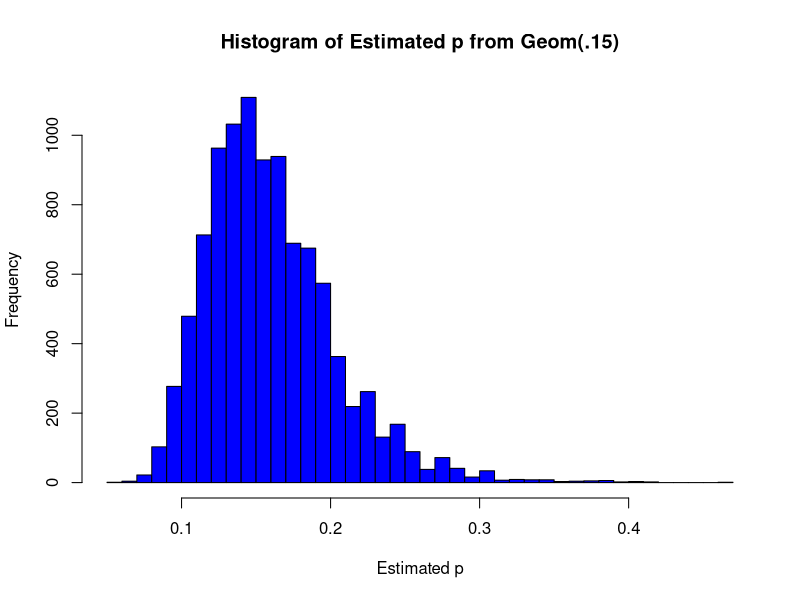
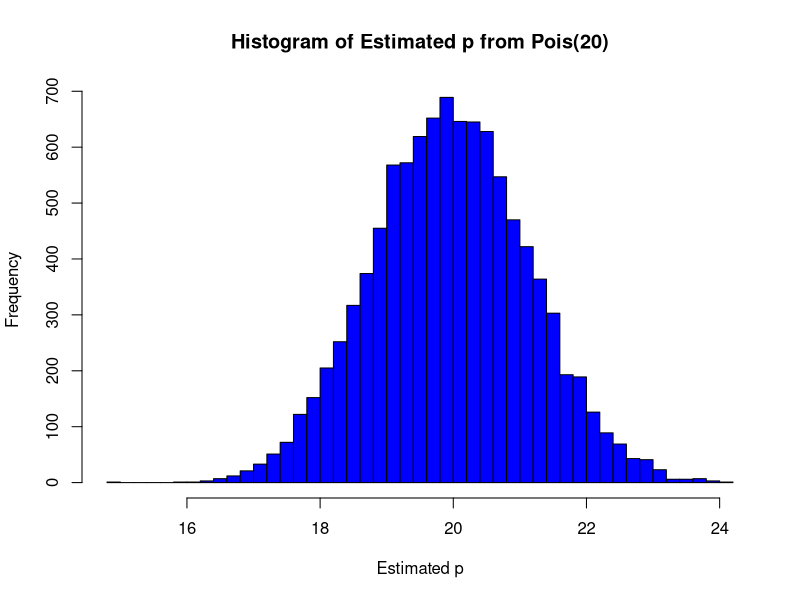
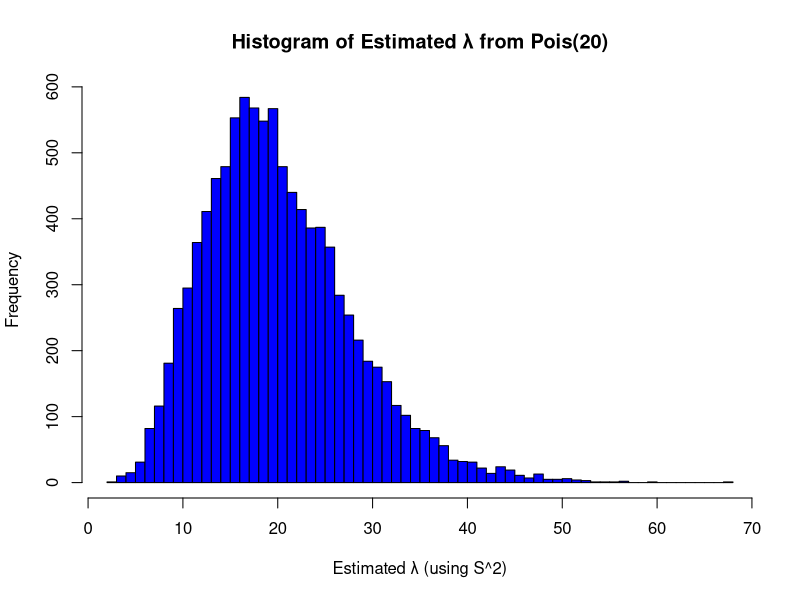

Write the R code that produced these figures, in order.
## ---- chunk 1
knitr::opts_chunk$set(echo = TRUE)
## ---- chunk 2

find_bias <- function(n, type, iter = 1000) {
  biases <- numeric(iter) 
  
  for (i in 1:iter) {
    sampleData <- runif(n, 0, 1) 
    est <- quantile(sampleData, 0.95, type = type) 
    biases[i] <- abs(est - 0.95) 
  }
  
  return(mean(biases)) 
}

n <- 30
types_to_test <- 4:9 
biases <- sapply(types_to_test, function(type) find_bias(n, type)) 

names(biases) <- types_to_test 
biases

## ---- chunk 3

find_vars <- function(n, type, iter = 1000) {
  ests <- numeric(iter) 
  
  for (i in 1:iter) {
    sampleData <- runif(n, 0, 1) 
    ests[i] <- quantile(sampleData, 0.95, type = type) 
  }
  
  return(var(ests)) 
}

n <- 30
types_to_test <- 4:9 
variances <- sapply(types_to_test, function(type) find_vars(n, type)) 

names(variances) <- types_to_test 
variances

## ---- chunk 4

find_bias_norm <- function(n, type, iter = 1000) {
  biases <- numeric(iter) 
  
  for (i in 1:iter) {
    sampleData <- rnorm(n, 0, 1) 
    est <- quantile(sampleData, 0.95, type = type) 
    biases[i] <- abs(est - 0.95) 
  }
  
  return(mean(biases)) 
}

find_vars_norm <- function(n, type, iter = 1000) {
  ests <- numeric(iter) 
  
  for (i in 1:iter) {
    sampleData <- rnorm(n, 0, 1) 
    ests[i] <- quantile(sampleData, 0.95, type = type) 
  }
  
  return(var(ests)) 
}

n <- 30
types_to_test <- 4:9 
biases <- sapply(types_to_test, function(type) find_bias(n, type)) 

names(biases) <- types_to_test 
biases


variances <- sapply(types_to_test, function(type) find_vars(n, type)) 

names(variances) <- types_to_test 
variances

## ---- chunk 5

estimate_p_geom <- function(sample_data) {
  sample_mean <- mean(sample_data)
  
  # Estimate p using the method of moments
  p_hat <- 1 / (1 + sample_mean)
  
  return(p_hat)
}

## ---- chunk 6

p_hats <- replicate(1e4, estimate_p_geom(rgeom(13, 0.15)))
hist(p_hats, breaks = 50, main="Histogram of Estimated p from Geom(.15)", xlab="Estimated p", col="blue")

## ---- chunk 7

# True value of p
p_true <- 0.15

# Mean of estimated p values
mean_p_hat <- mean(p_hats)

bias <- mean_p_hat - p_true
bias

## ---- chunk 8

estimate_p_pois <- function(sample_data) {
  return(mean(sample_data))
}

p_hats_pois <- replicate(1e4, estimate_p_pois(rpois(15, 20)))
hist(p_hats_pois, breaks = 50, main="Histogram of Estimated p from Pois(20)", xlab="Estimated p", col="blue")

## ---- chunk 9

estimate_lambda_pois <- function(sample_data) {
  return(var(sample_data))
}

lambda_hats_pois <- replicate(1e4, estimate_lambda_pois(rpois(15, 20)))
hist(lambda_hats_pois, breaks = 50, main="Histogram of Estimated λ from Pois(20)", xlab="Estimated λ (using S^2)", col="blue")

## ---- chunk 10

sigma <- 10  # Population standard deviation
desired_SE <- 2  # Desired standard error of the mean

n_normal <- (sigma / desired_SE)^2
n_normal

## ---- chunk 11

lambda_poisson <- 75
sigma_poisson <- sqrt(lambda_poisson)
n_poisson <- (sigma_poisson / 2)^2
n_poisson

## ---- chunk 12

p_binomial <- .35
sigma_binomial <- sqrt(200 * p_binomial * (1 - p_binomial)) 
n_binomial <- (sigma_binomial / 2)^2
n_binomial

## ---- chunk 13

lambda_exponential <- .05
sigma_exponential <- 1 / lambda_exponential
n_exponential <- (sigma_exponential / 2)^2
n_exponential

